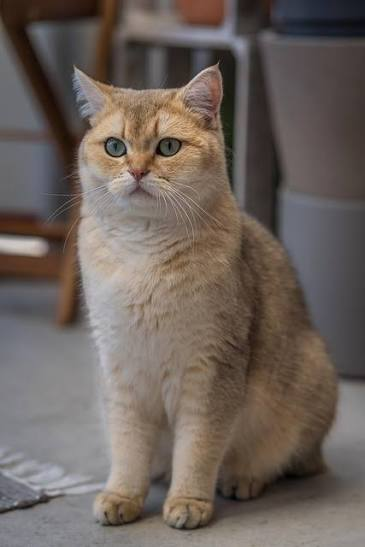
#> input picture photos/cat.jpeg, 365 x 547 px, found by its file name
$ python splitmerge.py
#> lines starting #> are read from the running program, lines starting #| are printed output that depends on the picture
#take a image n split it into 3 color channel
import cv2 as cv
import numpy as np


img = cv.imread(r"C:\Users\Myco\Downloads\ML\photos\cat.jpeg")
#> img is the input picture: shape (547, 365, 3); mean B, G, R 91.8, 98.2, 108.9
cv.imshow("cat", img)

blank = np.zeros(img.shape[:2], dtype='uint8')

b,g,r = cv.split(img) #splits the image into 3 channels
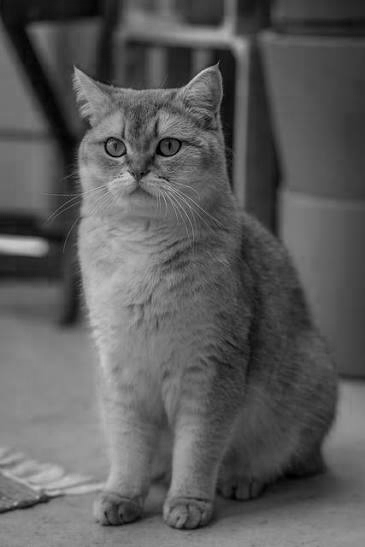
#> b: shape (547, 365); min 0, max 204, mean 91.8
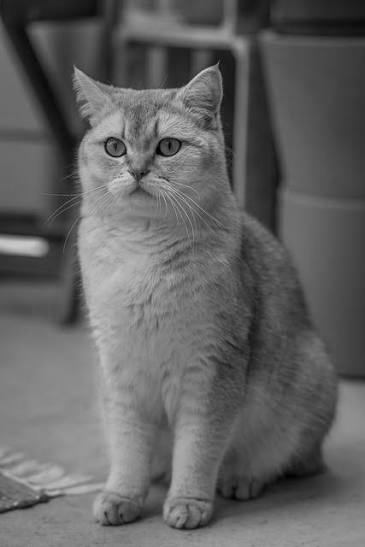
#> g: shape (547, 365); min 0, max 213, mean 98.2
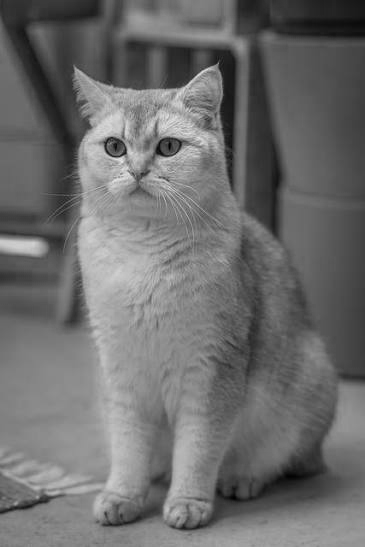
#> r: shape (547, 365); min 0, max 231, mean 108.9
cv.imshow("blue", b)
cv.imshow("green", g)
cv.imshow("red", r)

print(img.shape) #(height, width, channels)
#| (547, 365, 3)
print(b.shape) #(height, width)
#| (547, 365)
print(g.shape) #(height, width)
#| (547, 365)
print(r.shape) #(height, width)
#| (547, 365)
#lighter -> high conc of that color n vis versa
#gre scale image has 1 channel

merged = cv.merge([b,g,r]) #merges the 3 channels into 1 image
cv.imshow("merged", merged)

merged_rgb = cv.merge([r,g,b]) #merges the 3 channels into 1 image
cv.imshow("merged_rgb", merged_rgb)

blue= cv.merge([b,blank,blank]) #merges the 3 channels into 1 image
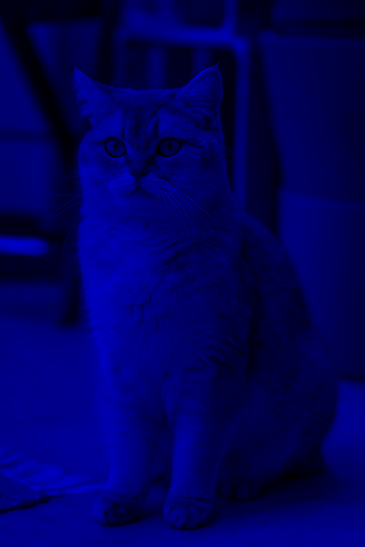
#> blue: shape (547, 365, 3); mean of channels 0, 1, 2 91.8, 0, 0; drawn as B, G, R
cv.imshow("blue", blue)

green= cv.merge([blank,g,blank]) #merges the 3 channels into 1 image
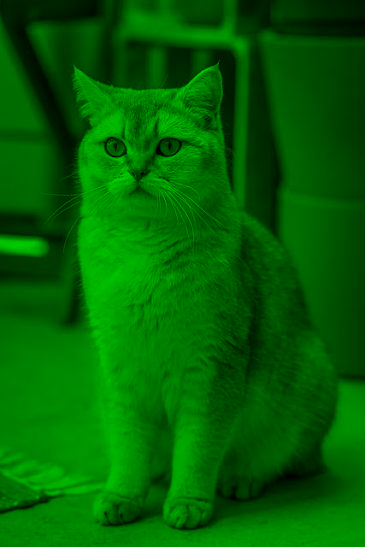
#> green: shape (547, 365, 3); mean of channels 0, 1, 2 0, 98.2, 0; drawn as B, G, R
cv.imshow("green", green)

red= cv.merge([blank,blank,r]) #merges the 3 channels into 1 image
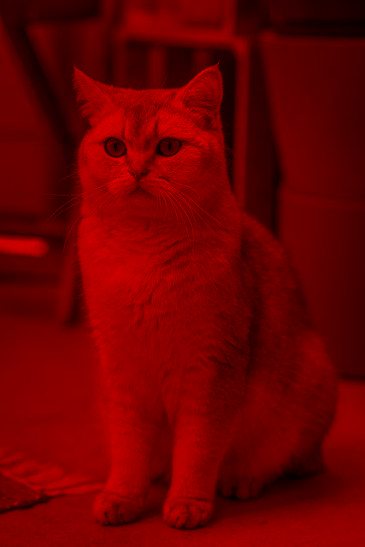
#> red: shape (547, 365, 3); mean of channels 0, 1, 2 0, 0, 108.9; drawn as B, G, R
cv.imshow("red", red)

cv.waitKey(0)
